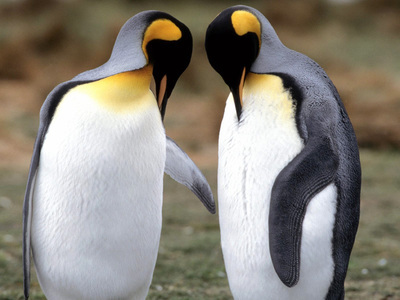
#> input picture MINE_PY27/ThePracticeOfML/SeondEditionMaster/test6.jpg, 400 x 300 px
$ python 10-37.py
#> lines starting #> are read from the running program, lines starting #| are printed output that depends on the picture; after the words box and inside, x2 and y2 are one past the last pixel; in counts of white or black regions, pixels touching at a corner belong together
# -*- coding: utf-8 -*-
#10-37.py
import cv2
import numpy as np
from scipy import signal
fn="test6.jpg"
myimg=cv2.imread(fn)
#> myimg is the input picture: shape (300, 400, 3); mean B, G, R 123.6, 133.1, 138.5
img=cv2.cvtColor(myimg,cv2.COLOR_BGR2GRAY)
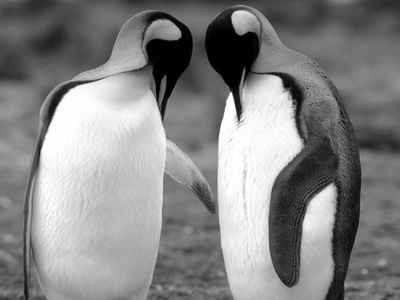
#> img: shape (300, 400); min 0, max 255, mean 133.6
srcimg=np.array(img,np.double)
myh=np.array([[0,1,0],[1,-4,1],[0,1,0]])

myj=signal.convolve2d(srcimg,myh,mode="same")
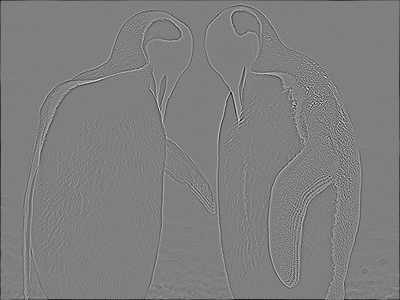
#> myj: shape (300, 400) float64; min -245, max 244, mean -1.2; drawn with min black and max white
jgimg=img-myj
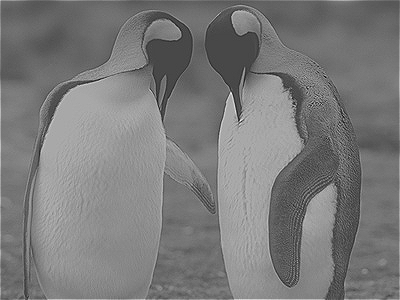
#> jgimg: shape (300, 400) float64; min -188, max 481, mean 134.8; drawn with min black and max white
cv2.imshow('src',img)
cv2.imshow('dst',jgimg)
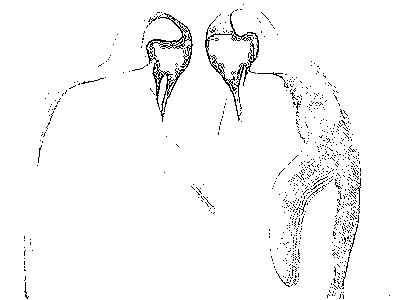
#> window 'dst': shape (300, 400); 97% white; black in thin lines or dots, all inside (x1, y1, x2, y2) = (24, 4, 390, 299)
cv2.waitKey()
cv2.destroyAllWindows()

$ run again, with MINE_PY27/ThePracticeOfML/SeondEditionMaster/test1.jpg copied over MINE_PY27/ThePracticeOfML/SeondEditionMaster/test6.jpg
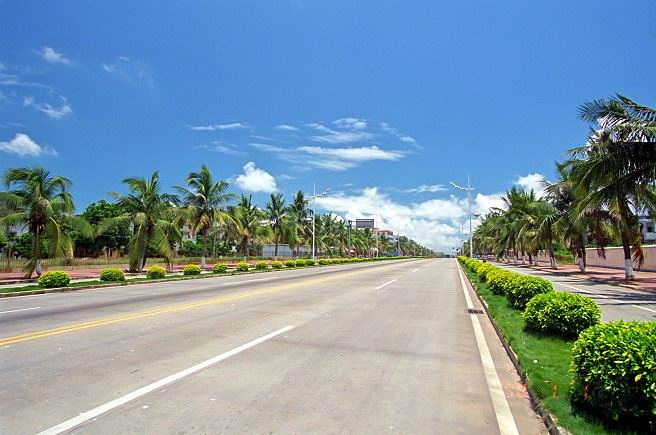
#> input picture MINE_PY27/ThePracticeOfML/SeondEditionMaster/test1.jpg, 656 x 435 px
#> myimg is the input picture: shape (435, 656, 3); mean B, G, R 163.1, 147.9, 122.4
#> `jgimg=img-myj`:
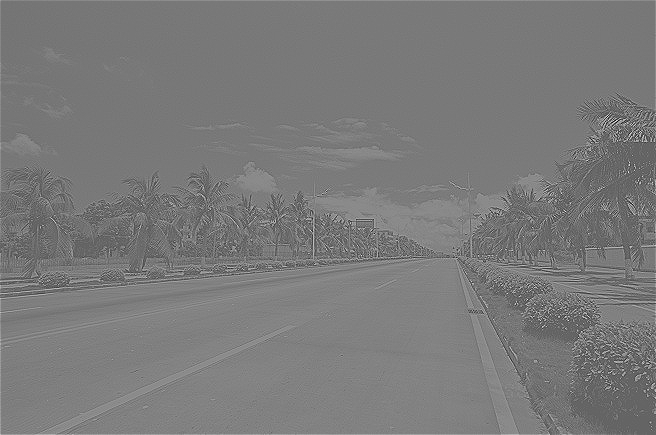
#> jgimg: shape (435, 656) float64; min -665, max 1020, mean 143; drawn with min black and max white
#> `cv2.imshow('dst',jgimg)`:
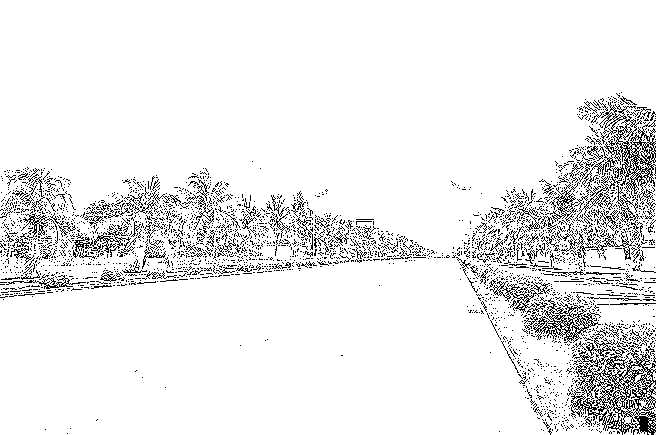
#> window 'dst': shape (435, 656); 92% white; black in thin lines or dots, all inside (x1, y1, x2, y2) = (0, 92, 656, 435)

$ run again, with MINE_PY27/ThePracticeOfML/SeondEditionMaster/test112.jpg copied over MINE_PY27/ThePracticeOfML/SeondEditionMaster/test6.jpg
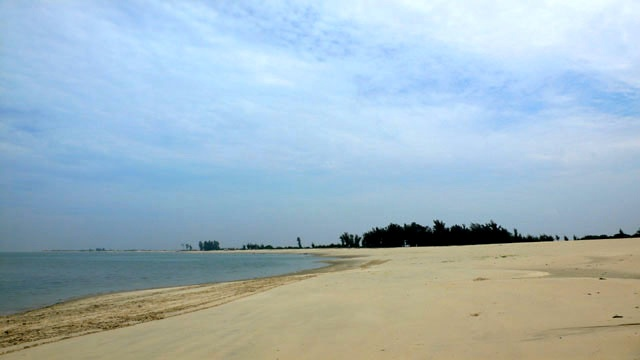
#> input picture MINE_PY27/ThePracticeOfML/SeondEditionMaster/test112.jpg, 640 x 360 px
#> myimg is the input picture: shape (360, 640, 3); mean B, G, R 192, 181.7, 160.6
#> `jgimg=img-myj`:
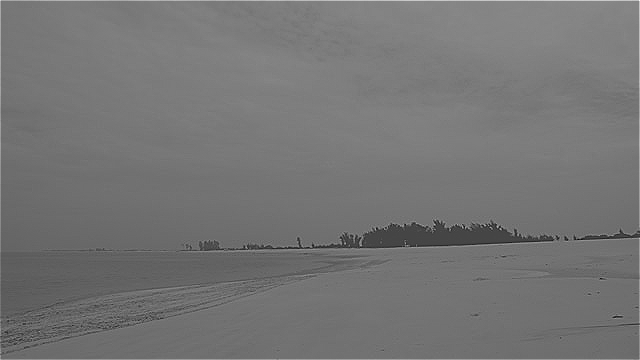
#> jgimg: shape (360, 640) float64; min -263, max 699, mean 178.1; drawn with min black and max white
#> `cv2.imshow('dst',jgimg)`:
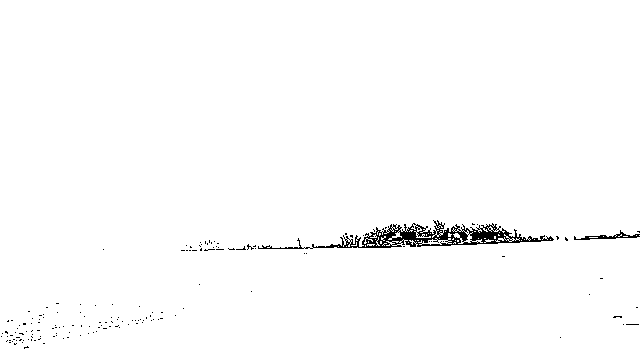
#> window 'dst': shape (360, 640); 98.7% white; black in thin lines or dots, all inside (x1, y1, x2, y2) = (1, 220, 640, 349)

$ run again, with MINE_PY27/ThePracticeOfML/SeondEditionMaster/test2.jpg copied over MINE_PY27/ThePracticeOfML/SeondEditionMaster/test6.jpg
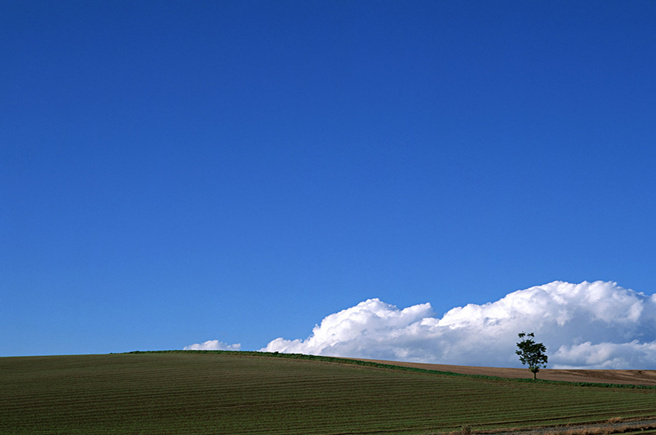
#> input picture MINE_PY27/ThePracticeOfML/SeondEditionMaster/test2.jpg, 656 x 435 px
#> myimg is the input picture: shape (435, 656, 3); mean B, G, R 162.9, 99.8, 59.6
#> `jgimg=img-myj`:
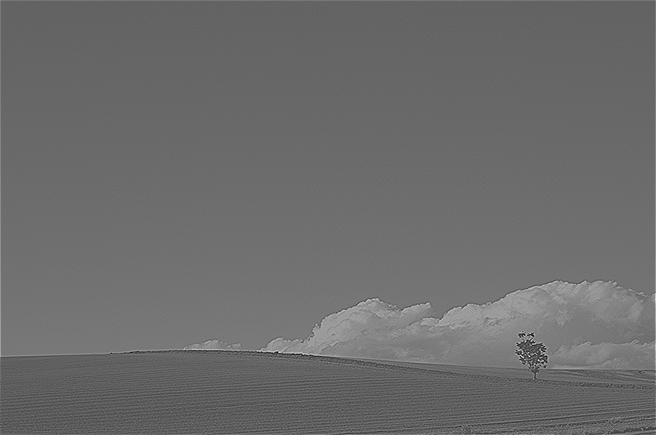
#> jgimg: shape (435, 656) float64; min -270, max 592, mean 95.5; drawn with min black and max white
#> `cv2.imshow('dst',jgimg)`:
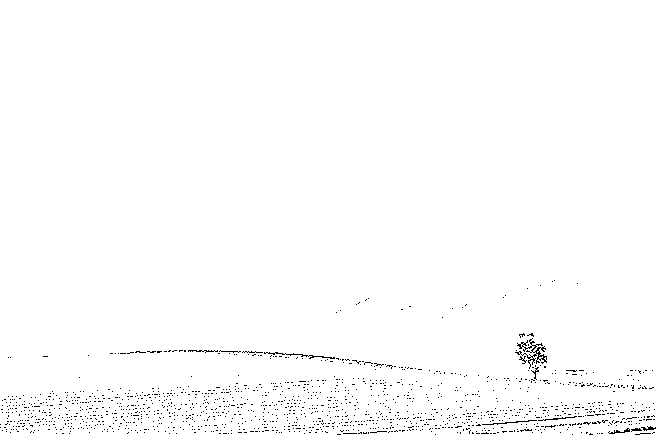
#> window 'dst': shape (435, 656); 98.9% white; black in thin lines or dots, all inside (x1, y1, x2, y2) = (0, 280, 656, 435)
